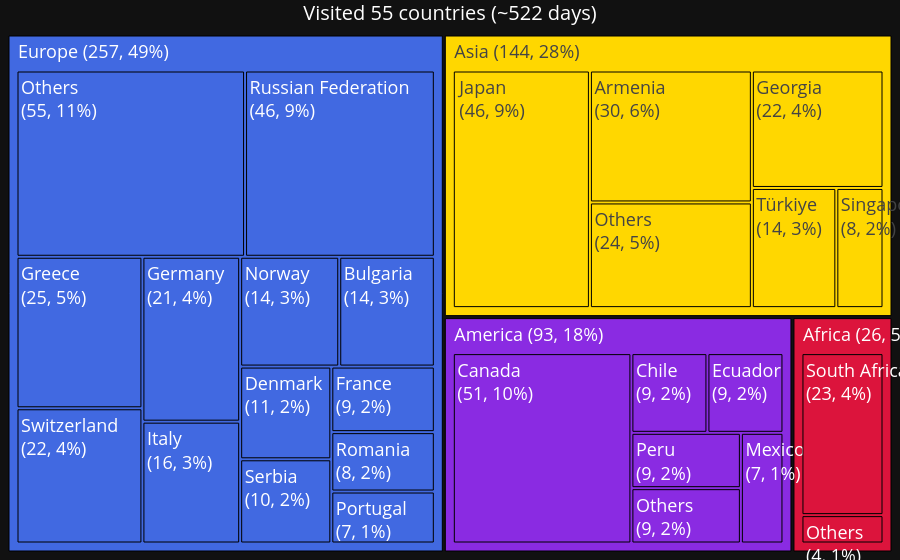

The code cell stored with this chart in its notebook:
### Code cell
df_country_visited = df_country[~df_country.country.isin(COUNTRIES_LIVED)]
n_country_visited = df_country_visited.country.nunique()
t_country_visited = df_country_visited.total_days.sum()

create_tree(
    df_country_visited,
    feat='country',
    var='total_days',
    flag='continent',
    group_flag=True,
    color_dict=COLOR_DICT,
    font_size_dict=FONT_SIZE_DICT,
    title=f'Visited {n_country_visited} countries (~{t_country_visited:.0f} days)',
    threshold=7,
    threshold_global=False,
    save_path='../attachments/tree_travel_visits.html',
    #save_path=None
    )

### Figure 1 — Plotly figure (JSON) as saved in the notebook; plotly's stock layout.template omitted (floating-point values rounded to 4 significant figures)
{"data": [{"branchvalues": "total", "hoverinfo": "none", "ids": ["Africa", "America", "Asia", "Europe", "Africa | South Africa", "Africa | Others", "America | Canada", "America | Chile", "America | Ecuador", "America | Mexico", "America | Peru", "America | Others", "Asia | Armenia", "Asia | Georgia", "Asia | Japan", "Asia | Singapore", "Asia | Türkiye", "Asia | Others", "Europe | Bulgaria", "Europe | Denmark", "Europe | France", "Europe | Germany", "Europe | Greece", "Europe | Italy", "Europe | Norway", "Europe | Portugal", "Europe | Romania", "Europe | Russian Federation", "Europe | Serbia", "Europe | Switzerland", "Europe | Others"], "labels": ["<br><br>Africa (26, 5%)", "<br><br>America (93, 18%)", "<br><br>Asia (144, 28%)", "<br><br>Europe (257, 49%)", "South Africa", "Others", "Canada", "Chile", "Ecuador", "Mexico", "Peru", "Others", "Armenia", "Georgia", "Japan", "Singapore", "Türkiye", "Others", "Bulgaria", "Denmark", "France", "Germany", "Greece", "Italy", "Norway", "Portugal", "Romania", "Russian Federation", "Serbia", "Switzerland", "Others"], "marker": {"colors": ["crimson", "blueviolet", "gold", "royalblue", "crimson", "crimson", "blueviolet", "blueviolet", "blueviolet", "blueviolet", "blueviolet", "blueviolet", "gold", "gold", "gold", "gold", "gold", "gold", "royalblue", "royalblue", "royalblue", "royalblue", "royalblue", "royalblue", "royalblue", "royalblue", "royalblue", "royalblue", "royalblue", "royalblue", "royalblue"], "line": {"color": "black", "width": 1}}, "parents": ["", "", "", "", "Africa", "Africa", "America", "America", "America", "America", "America", "America", "Asia", "Asia", "Asia", "Asia", "Asia", "Asia", "Europe", "Europe", "Europe", "Europe", "Europe", "Europe", "Europe", "Europe", "Europe", "Europe", "Europe", "Europe", "Europe"], "textfont": {"size": 18}, "textinfo": "label+value+percent root", "textposition": "top left", "texttemplate": "<br>%{label}<br>(%{value:.0f}, %{percentRoot:.0%})", "type": "treemap", "values": [26.83, 93.5, 144.5, 257.5, 22.83, 4.0, 50.5, 9.0, 9.0, 7.0, 9.0, 9.0, 30.17, 21.83, 45.99, 8.0, 14.33, 24.16, 13.66, 11.0, 8.83, 20.98, 24.83, 15.5, 14.16, 7.0, 8.0, 46.0, 9.99, 22.16, 55.4]}], "layout": {"font": {"color": "white", "size": 18}, "margin": {"b": 0, "l": 0, "r": 0, "t": 0}, "title": {"font": {"size": 20}, "text": "Visited 55 countries (~522 days)", "x": 0.5, "xanchor": "center", "y": 0.99, "yanchor": "top"}, "uniformtext": {"minsize": 18, "mode": "show"}}}
